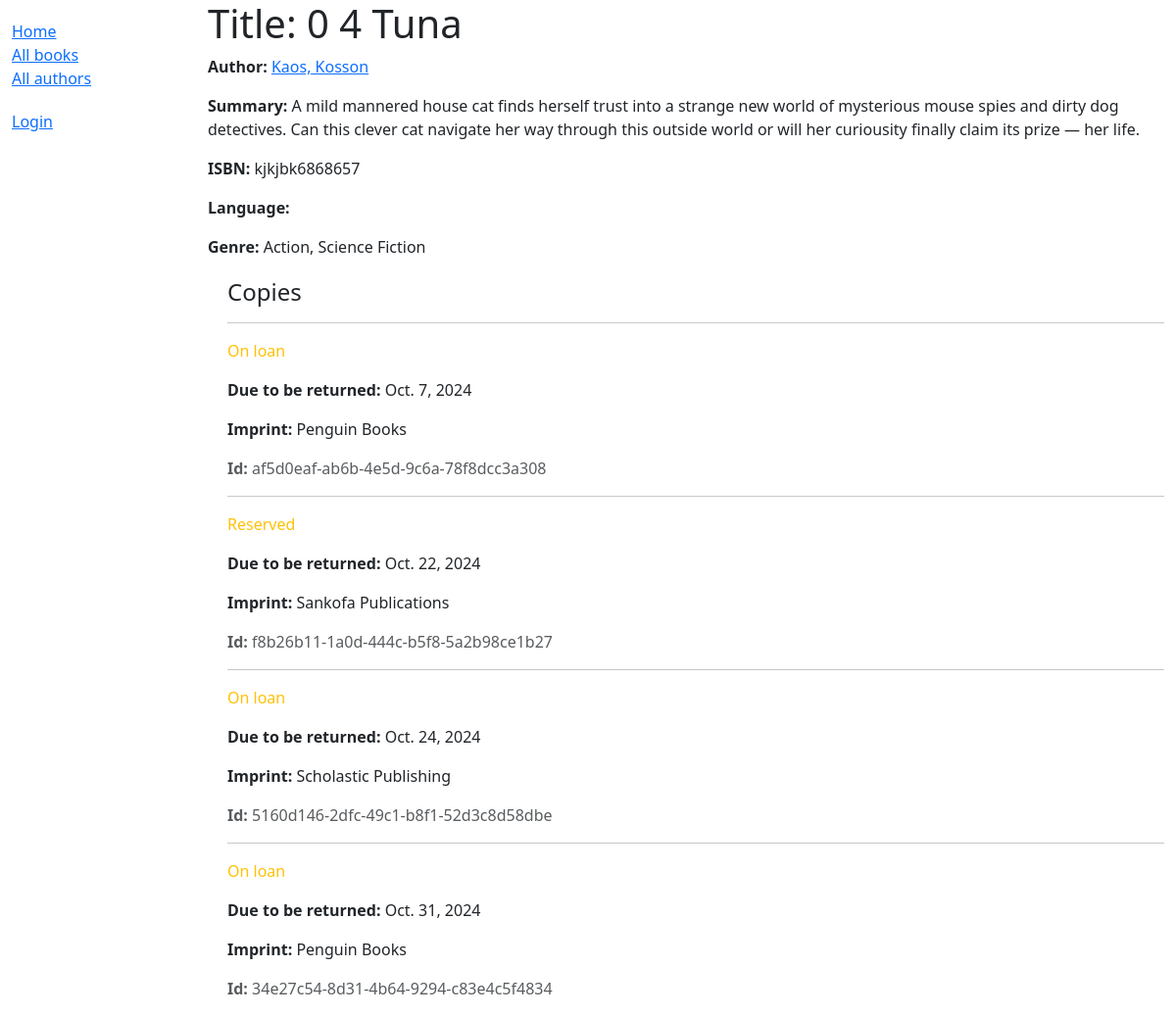
Page /catalog/book/3 on the earlier database version.
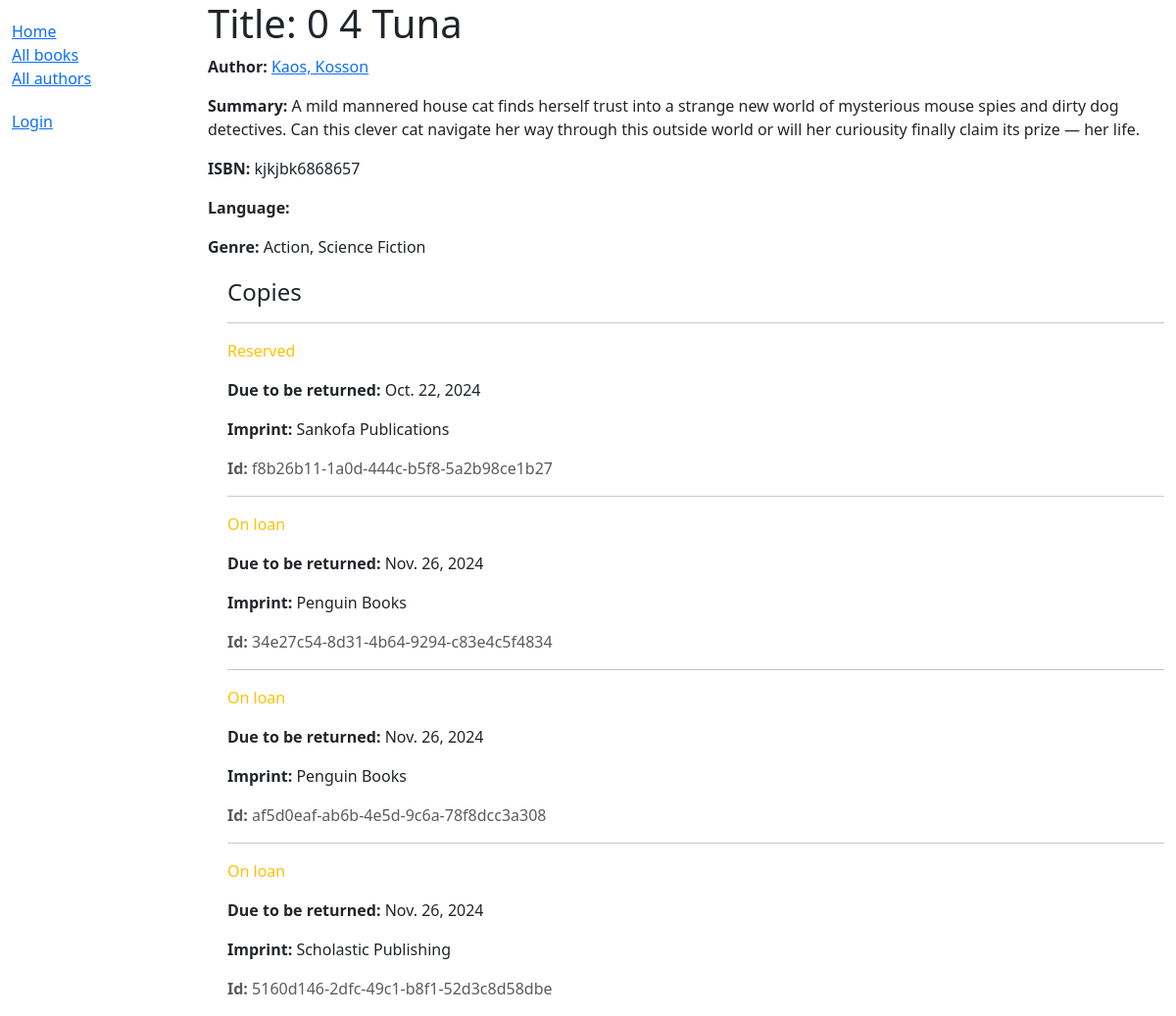
Same page on the later database version.
### catalog/models.py (models this page shows, shortened)
class BookInstance(models.Model):
    id = models.UUIDField(primary_key=True, default=uuid.uuid4,
                          help_text="Unique ID for this particular book across whole library")
    book = models.ForeignKey('Book', on_delete=models.RESTRICT, null=True)
    imprint = models.CharField(max_length=200)
    due_back = models.DateField(null=True, blank=True)
    borrower = models.ForeignKey(settings.AUTH_USER_MODEL, on_delete=models.SET_NULL, null=True, blank=True)
    LOAN_STATUS = (
        ('m', 'Maintenance'),
        ('o', 'On loan'),
        ('a', 'Available'),
        ('r', 'Reserved'),
    )
    status = models.CharField(
        max_length=1,
        choices=LOAN_STATUS,
        blank=True,
        default='m',
        help_text='Book availability',
    )
    class Meta:
        ordering = ['due_back']
        permissions = (("can_mark_returned", "Set book as returned"),)
    def display_status(self):
        """String representing the status of the book instance. in admin page"""
        return f'{self.status}'
    display_status.short_description = 'Status'
    def display_expected_return_date(self):
        """String representing the expected return date of the book instance. in admin page"""
        return f'{self.due_back}'
    display_expected_return_date.short_description = 'Due Back'

### catalog/views.py (the view, shortened to what this page needs)
# urls.py: path('book/<int:pk>', views.BookDetailView.as_view(), name='book-detail'), # the pattern for this URL is useful for displaying detailed information about a particular book.
class BookDetailView(generic.DetailView):
    model = Book

### catalog/models.py (called while the page is built)
    def __str__(self):
        return self.name

    def __str__(self):
        return f'{self.last_name}, {self.first_name}'

### catalog/templates/catalog/book_detail.html
{% extends "base_generic.html" %} {% block content %}
<h1>Title: {{ book.title }}</h1>
<p><strong>Author:</strong> <a href="">{{ book.author }}</a></p>
<p><strong>Summary:</strong> {{ book.summary }}</p>
<p><strong>ISBN:</strong> {{ book.isbn }}</p>
<p><strong>Language:</strong> {{ book.language }}</p>
<p><strong>Genre:</strong> {{ book.genre.all|join:", " }}</p>
<div style="margin-left: 20px; margin-top: 20px">
  <h4>Copies</h4>
  {% for copy in book.bookinstance_set.all %}
  <hr />
  <p
    class="{% if copy.status == 'a' %}text-success{% elif copy.status == 'm' %}text-danger{% else %}text-warning{% endif %}"
  >
    {{ copy.get_status_display }}
  </p>
  {% if copy.status != 'a' %}
  <p><strong>Due to be returned:</strong> {{ copy.due_back }}</p>
  {% endif %}
  <p><strong>Imprint:</strong> {{ copy.imprint }}</p>
  <p class="text-muted"><strong>Id:</strong> {{ copy.id }}</p>
  {% endfor %}
</div>
{% endblock %}

Differences in the rows shown:
shown differently, row unchanged: BookInstance "Reserved": moves up the list
changed BookInstance (number 2 of 4 on the later page): due_back "Oct. 31, 2024" → "Nov. 26, 2024"; moves up the list
changed BookInstance "af5d0eaf-ab6b-4e5d-9c6a-78f8dcc3a308": due_back "Oct. 7, 2024" → "Nov. 26, 2024"
changed BookInstance "Scholastic Publishing": due_back "Oct. 24, 2024" → "Nov. 26, 2024"
